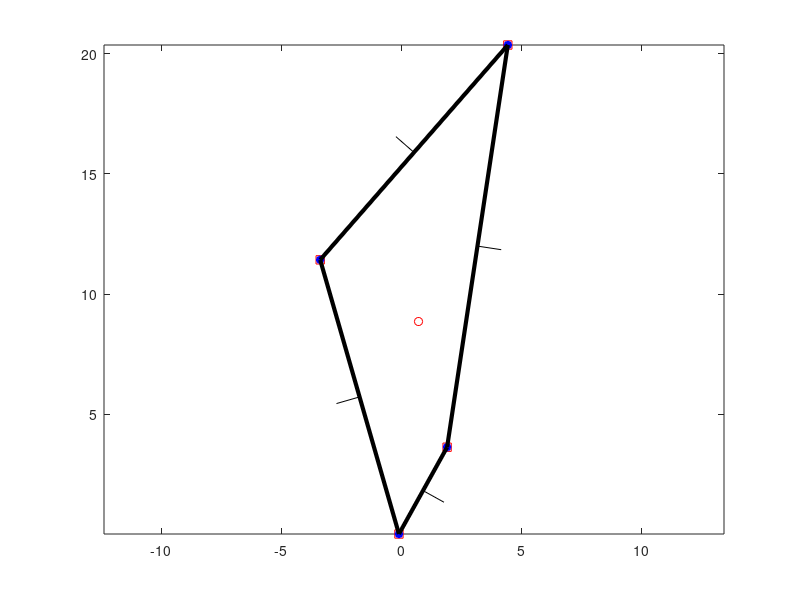

This chart was generated by the following MATLAB code: (Note: this script raises an error after producing the figure.)
clf;
clear all;
bPs = [
         -2.64858623313084          19.4056550674766
          3.12613230789056          30.2272967935628
         -1.45725246313283          2.12358474130671
          3.95803228940697          15.6660196039882];
        
          
bPs =[

        -0.282198929381144         0.079636235743862
         -2.70124580696508          19.1950167721397
         -1.23057451993691          25.0777019202524
         -3.50423627068714          12.2796718407993
         ];
       
bPs = [        -0.101238231389933        0.0102491794949704
          1.90355852037285          3.62353504048406
          4.43093935781676          20.3667764073504
         -3.37978865798638          11.4229713726534];
       
% B. Generate the convex hull
plot(bPs(:,1), bPs(:,2), 'rs'); hold on;
k = convhull(bPs(:,1), bPs(:,2));
plot(bPs(k,1),bPs(k,2),'r-',bPs(:,1), bPs(:,2),'b*','LineWidth', 2)
pause(0.01);

% Generate the inequalities for the convex hull
A = [];
b = [];
for i = 1 : size(k,1) - 1
  p1 = bPs(k(i),:); p2 = bPs(k(i+1),:);
  v21 = (p2 - p1) / norm(p2 - p1);
  hi = -[-v21(2), v21(1)];
  pm = (p2 + p1) / 2.0;
  pe = pm + hi;
  ps = [pm; pe];
  plot(ps(:,1), ps(:,2), 'k-'); hold on;
  ps = [p1; p2];
  plot(ps(:,1), ps(:,2), 'k-', 'LineWidth', 3); hold on;
  axis equal  
  ci = dot(hi,p1);
  A(end+1,:) = hi;
  b(end+1,:) = ci;
end
mp = mean(bPs);
plot(mp(1), mp(2), 'ro'); hold on;
if(dot(mean(bPs), A(2,:)) > b(2)), A = -A; b = -b; 'flipped', end;

% Solve for the center of the circle
A(:,end+1) = -ones(size(A,1),1);
[res, ~, exitflag] = linprog([0,0,1], A, b,[],[],[-10,-60,-60],[10,60,60]);
exitflag
center = res(1:2)'
radius = res(3)
drawCircle(center, radius);
axis([min(bPs(:,1)), max(bPs(:,1)), min(bPs(:,2)), max(bPs(:,2))]); axis equal